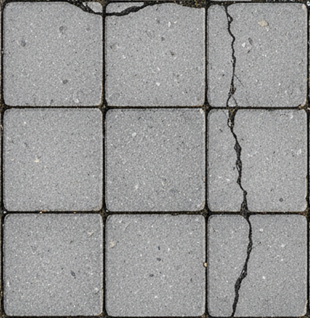
%> input picture lab4/crackfull.png, 310 x 318 px
$ octave test.m   (GNU Octave 9; MATLAB toolbox functions it lacks are replaced by stand-ins)
%> lines starting %> are read from the running program, lines starting %| are printed output that depends on the picture; in (x1, y1, x2, y2) boxes, pixels count from 0 and x2, y2 are one past the last pixel; in counts of white or black regions, pixels touching at a corner belong together; the program's own positions count from 1
clc; clear; close all;

I = imread('crackfull.png');
%> I is the input picture: size 318x310x3 uint8; mean R, G, B 150.6, 150.6, 150.2
if size(I, 3) == 3
    I_gray = rgb2gray(I);
else
    I_gray = I;
end

I = im2uint8(I);

level = graythresh(I_gray);
%> level = 0.412
J2 = imbinarize(I_gray, level);
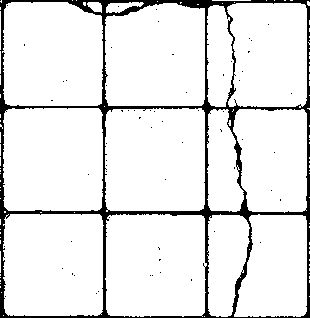
%> J2: size 318x310 logical; 91% white; 63 black regions (62 under 20 px), largest, box (x1, y1, x2, y2) and area: (0, 0, 310, 318) 8765


% 1. Giữ lại đường kẻ dọc
se_v = strel('line', 48, 90);
vertical_lines = imerode(imdilate(J2, se_v), se_v);
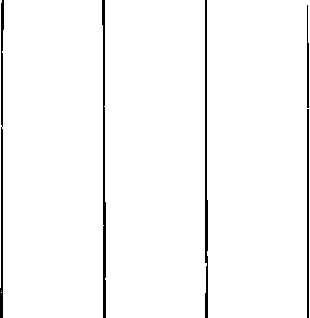
%> vertical_lines: size 318x310 logical; 97.2% white; black in thin lines or dots

% 2. Giữ lại đường kẻ ngang
se_h = strel('line', 40, 0);
horizontal_lines = imerode(imdilate(J2, se_h), se_h);
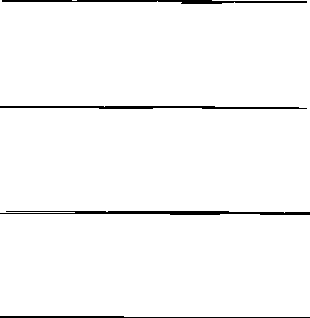
%> horizontal_lines: size 318x310 logical; 97.3% white; 4 black regions, box (x1, y1, x2, y2) and area: (0, 211, 310, 215) 865, (2, 0, 307, 4) 674, (0, 106, 307, 109) 672, (0, 316, 310, 318) 434

J5 = vertical_lines & horizontal_lines;
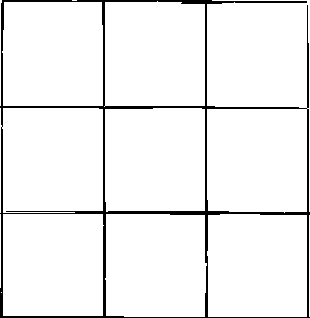
%> J5: size 318x310 logical; 94.6% white; 1 black region, box (x1, y1, x2, y2) and area: (0, 0, 310, 318) 5327
se = strel('square', 5);

J5_erosion = imerode(J5, se);
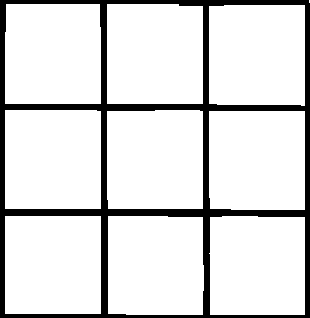
%> J5_erosion: size 318x310 logical; 86.5% white; 1 black region, box (x1, y1, x2, y2) and area: (0, 0, 310, 318) 13347
figure;
imshow(J5_erosion); title('Ảnh J5 Xóa nứt');


% Đảo ảnh J2
J2_inv = ~J2;

% Closing trên ảnh đảo để lấp vết nứt
% close lấp nứt
se_close = strel('square', 10);
J5_inv = imclose(J2_inv, se_close);
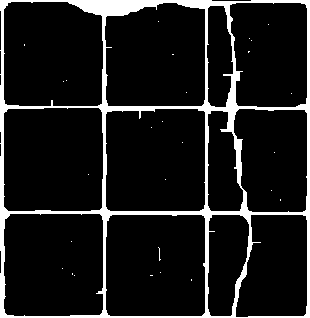
%> J5_inv: size 318x310 logical; 10.9% white; 28 white regions (27 under 20 px), largest, box (x1, y1, x2, y2) and area: (0, 0, 310, 318) 10685

% Loại bỏ các vùng trắng nhỏ hơn ngưỡng
J5_inv = bwareaopen(J5_inv, 100);
%> J5_inv: size 318x310 logical; 10.8% white; 1 white region, box (x1, y1, x2, y2) and area: (0, 0, 310, 318) 10685

% Erosion
se_erode = strel('square', 2);
J5_inv = imerode(J5_inv, se_erode);
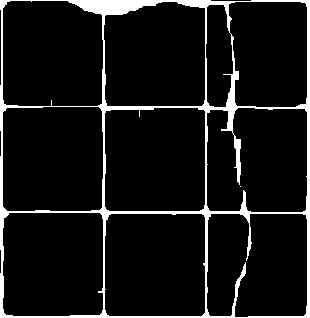
%> J5_inv: size 318x310 logical; 8.5% white; 2 white regions (1 under 20 px), largest, box (x1, y1, x2, y2) and area: (0, 0, 310, 318) 8408

% Đảo ngược lại
J5 = ~J5_inv;

figure;
imshow(J5); title('Đã xóa nứt');

$ run again, with lab4/bricks.png copied over lab4/crackfull.png
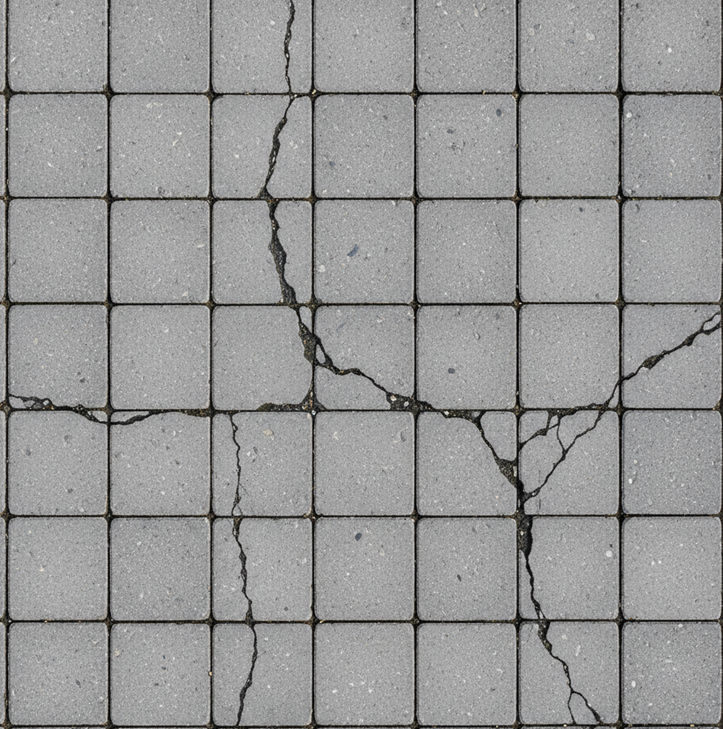
%> input picture lab4/bricks.png, 723 x 729 px
%> I is the input picture: size 729x723x3 uint8; mean R, G, B 151.3, 151.4, 151.2
%> level = 0.412
%> `J2 = imbinarize(I_gray, level);`:
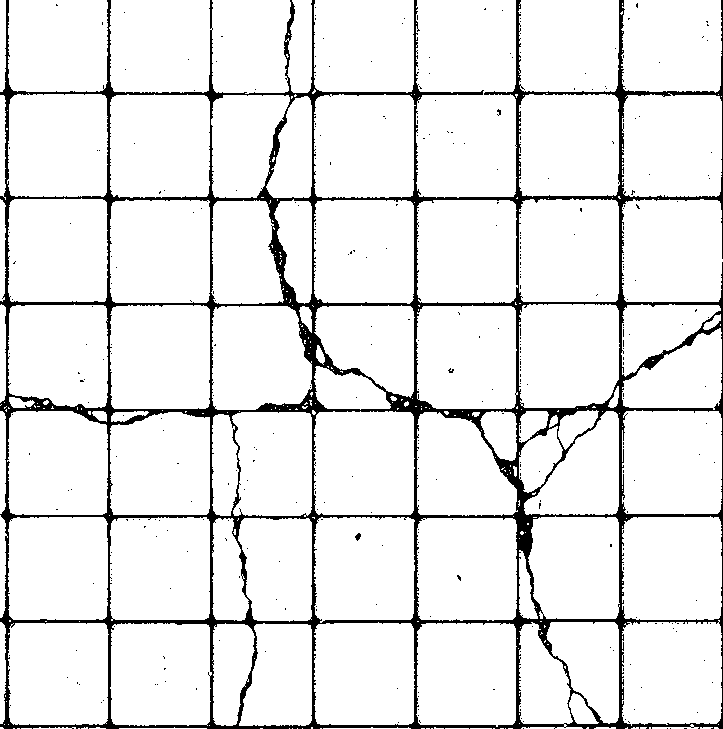
%> J2: size 729x723 logical; 91.7% white; 355 black regions (353 under 20 px), largest, box (x1, y1, x2, y2) and area: (0, 0, 723, 729) 42845, (355, 533, 361, 541) 30
%> vertical_lines: size 729x723 logical; 97.6% white; black in thin lines or dots
%> horizontal_lines: size 729x723 logical; 97.8% white; black in thin lines or dots, all inside (x1, y1, x2, y2) = (0, 92, 723, 729)
%> J5_erosion: size 729x723 logical; 87.7% white; 3 black regions, box (x1, y1, x2, y2) and area: (0, 0, 723, 729) 64173, (274, 218, 279, 272) 270, (289, 0, 294, 27) 135
%> `J5_inv = imerode(J5_inv, se_erode);`:
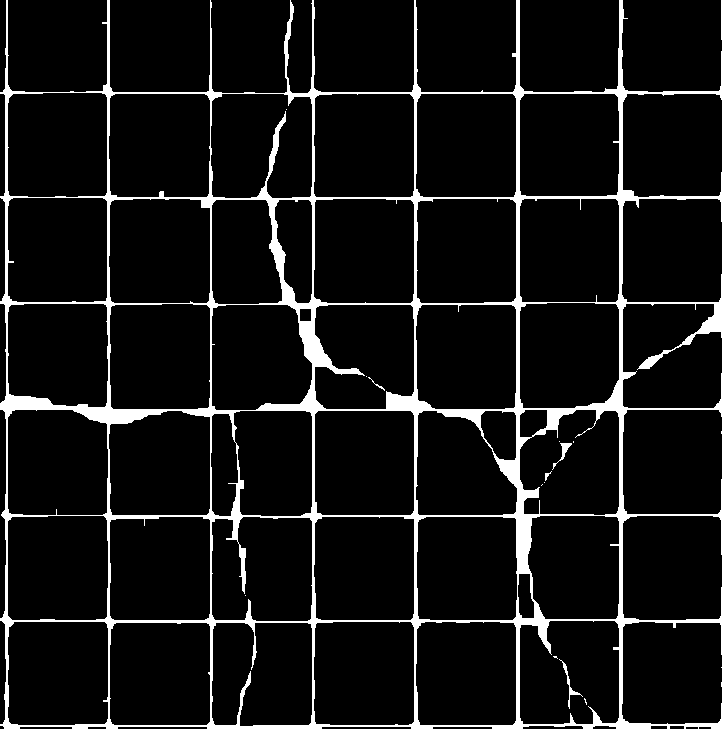
%> J5_inv: size 729x723 logical; 7.9% white; 14 white regions (9 under 20 px), largest, box (x1, y1, x2, y2) and area: (0, 0, 723, 729) 41108, (559, 659, 583, 709) 139, (552, 443, 572, 470) 114, (368, 377, 385, 391) 30, (545, 471, 552, 481) 26

$ run again, with lab4/niga1.png copied over lab4/crackfull.png
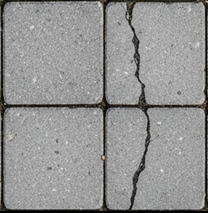
%> input picture lab4/niga1.png, 208 x 213 px
%> I is the input picture: size 213x208x3 uint8; mean R, G, B 147.5, 147.5, 147.1
%> level = 0.4
%> `J2 = imbinarize(I_gray, level);`:
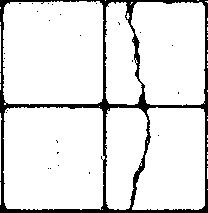
%> J2: size 213x208 logical; 89.5% white; 26 black regions (25 under 20 px), largest, box (x1, y1, x2, y2) and area: (0, 0, 208, 213) 4613
%> vertical_lines: size 213x208 logical; 96.9% white; black in thin lines or dots
%> horizontal_lines: size 213x208 logical; 96.5% white; 3 black regions, box (x1, y1, x2, y2) and area: (0, 209, 208, 213) 645, (0, 104, 208, 108) 561, (0, 0, 205, 2) 352
%> J5_erosion: size 213x208 logical; 85.3% white; 1 black region, box (x1, y1, x2, y2) and area: (0, 0, 208, 213) 6507
%> `J5_inv = imerode(J5_inv, se_erode);`:
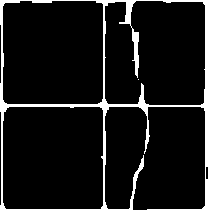
%> J5_inv: size 213x208 logical; 9.5% white; 2 white regions (1 under 20 px), largest, box (x1, y1, x2, y2) and area: (0, 0, 208, 213) 4220
